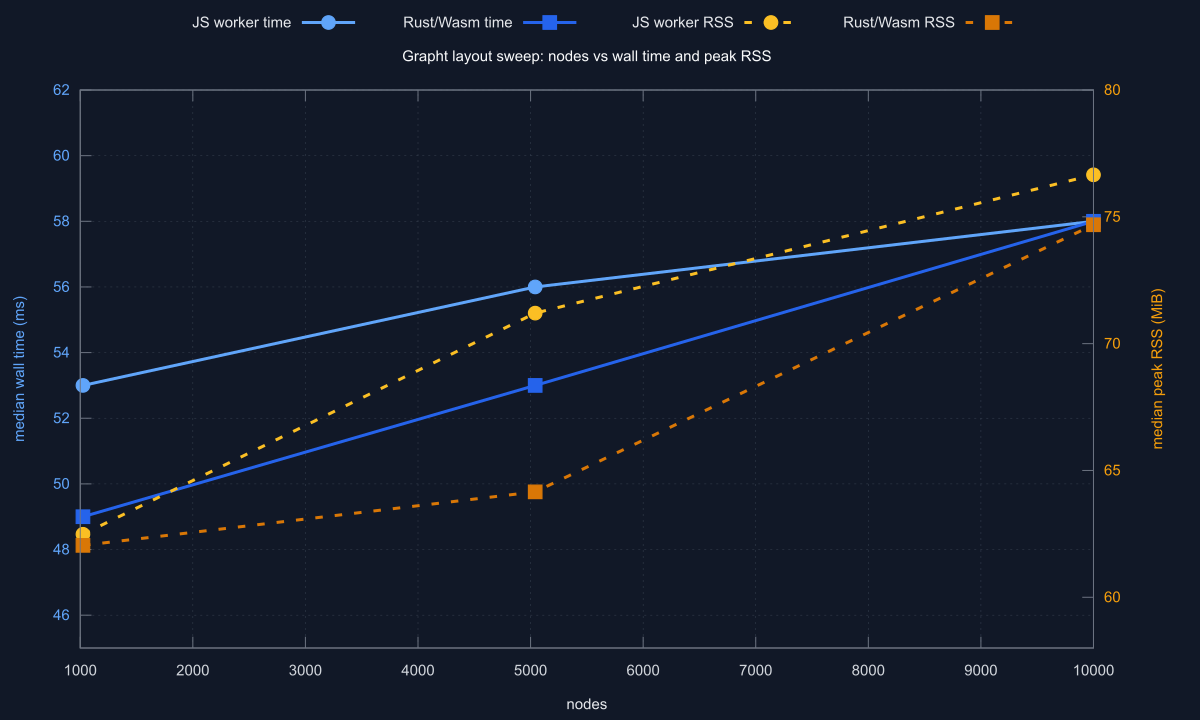

Recreate this plot in gnuplot.
set terminal svg size 1200,720 dynamic enhanced font "Arial,15" background rgb "#111827"
set output "packages/grapht/results/1_node_time_ram.svg"
set datafile separator comma
set key outside top center horizontal textcolor rgb "#e5e7eb"
set title "Grapht layout sweep: nodes vs wall time and peak RSS" textcolor rgb "#f9fafb"
set xlabel "nodes" textcolor rgb "#e5e7eb"
set ylabel "median wall time (ms)" textcolor rgb "#60a5fa"
set y2label "median peak RSS (MiB)" textcolor rgb "#f59e0b"
set border lc rgb "#6b7280"
set xtics textcolor rgb "#d1d5db"
set ytics nomirror textcolor rgb "#60a5fa"
set y2tics textcolor rgb "#f59e0b"
set grid lc rgb "#374151"
set yrange [45:62]
set y2range [58:80]
set style line 1 lc rgb "#60a5fa" lw 3 pt 7 ps 1.2
set style line 2 lc rgb "#2563eb" lw 3 pt 5 ps 1.2
set style line 3 lc rgb "#fbbf24" lw 3 dt 2 pt 7 ps 1.2
set style line 4 lc rgb "#d97706" lw 3 dt 2 pt 5 ps 1.2
plot \
  "packages/grapht/results/1_node_time_ram.csv" every ::1::3 using 2:4 with linespoints ls 1 axes x1y1 title "JS worker time", \
  "packages/grapht/results/1_node_time_ram.csv" every ::4::6 using 2:4 with linespoints ls 2 axes x1y1 title "Rust/Wasm time", \
  "packages/grapht/results/1_node_time_ram.csv" every ::1::3 using 2:($7/1024) with linespoints ls 3 axes x1y2 title "JS worker RSS", \
  "packages/grapht/results/1_node_time_ram.csv" every ::4::6 using 2:($7/1024) with linespoints ls 4 axes x1y2 title "Rust/Wasm RSS"
